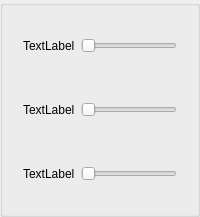
         <widget class="QGroupBox" name="panelColor">
          <property name="sizePolicy">
           <sizepolicy hsizetype="Preferred" vsizetype="Preferred">
            <horstretch>0</horstretch>
            <verstretch>0</verstretch>
           </sizepolicy>
          </property>
          <layout class="QVBoxLayout" name="verticalLayout_10">
           <item>
            <widget class="QWidget" name="panelRed" native="true">
             <layout class="QHBoxLayout" name="horizontalLayout">
              <item>
               <widget class="QLabel" name="valR">
                <property name="text">
                 <string>TextLabel</string>
                </property>
               </widget>
              </item>
              <item>
               <widget class="QSlider" name="sliderR">
                <property name="minimumSize">
                 <size>
                  <width>0</width>
                  <height>40</height>
                 </size>
                </property>
                <property name="orientation">
                 <enum>Qt::Orientation::Horizontal</enum>
                </property>
               </widget>
              </item>
             </layout>
            </widget>
           </item>
           <item>
            <widget class="QWidget" name="panelGreen" native="true">
             <layout class="QHBoxLayout" name="horizontalLayout_6">
              <item>
               <widget class="QLabel" name="valG">
                <property name="text">
                 <string>TextLabel</string>
                </property>
               </widget>
              </item>
              <item>
               <widget class="QSlider" name="sliderG">
                <property name="minimumSize">
                 <size>
                  <width>0</width>
                  <height>40</height>
                 </size>
                </property>
                <property name="orientation">
                 <enum>Qt::Orientation::Horizontal</enum>
                </property>
               </widget>
              </item>
             </layout>
            </widget>
           </item>
           <item>
            <widget class="QWidget" name="panelBlue" native="true">
             <layout class="QHBoxLayout" name="horizontalLayout_7">
              <item>
               <widget class="QLabel" name="valB">
                <property name="text">
                 <string>TextLabel</string>
                </property>
               </widget>
              </item>
              <item>
               <widget class="QSlider" name="sliderB">
                <property name="minimumSize">
                 <size>
                  <width>0</width>
                  <height>40</height>
                 </size>
                </property>
                <property name="orientation">
                 <enum>Qt::Orientation::Horizontal</enum>
                </property>
               </widget>
              </item>
             </layout>
            </widget>
           </item>
          </layout>
         </widget>
